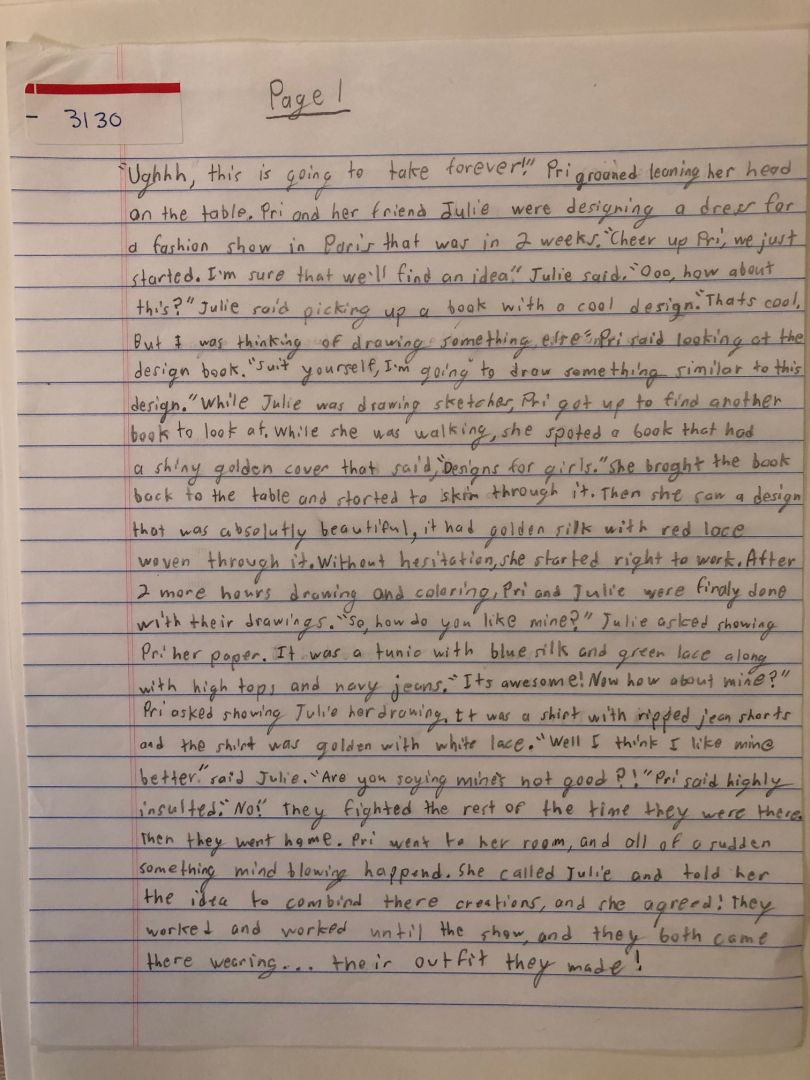
#> input picture data_management/autopreprocess_testing/data/Photo 3130 .jpg, 810 x 1080 px, found by its file name
$ jupyter execute --allow-errors autocropFunction.ipynb   (older library calls are emulated)
#> lines starting #> are read from the running program, lines starting #| are printed output that depends on the picture; after the words box and inside, x2 and y2 are one past the last pixel; in counts of white or black regions, pixels touching at a corner belong together
[cell 1]
# !pip install imutils

[cell 2]
from imutils.perspective import four_point_transform
import cv2
import numpy as np
from scipy.ndimage import filters, morphology
from skimage.draw import line
from scipy import ndimage, spatial

[cell 3]
image = cv2.imread('/home/cwhyse/BloomProj/scribble-stadium-ds/data_management/autopreprocess_testing/data/Photo 3130 .jpg')
#> image is the input picture: shape (1080, 810, 3); mean B, G, R 133.9, 146.3, 163.1
gray = cv2.cvtColor(image, cv2.COLOR_BGR2GRAY)
blur = cv2.GaussianBlur(gray, (5,5), 0)
thresh = cv2.threshold(blur, 0, 255, cv2.THRESH_BINARY + cv2.THRESH_OTSU)[1]
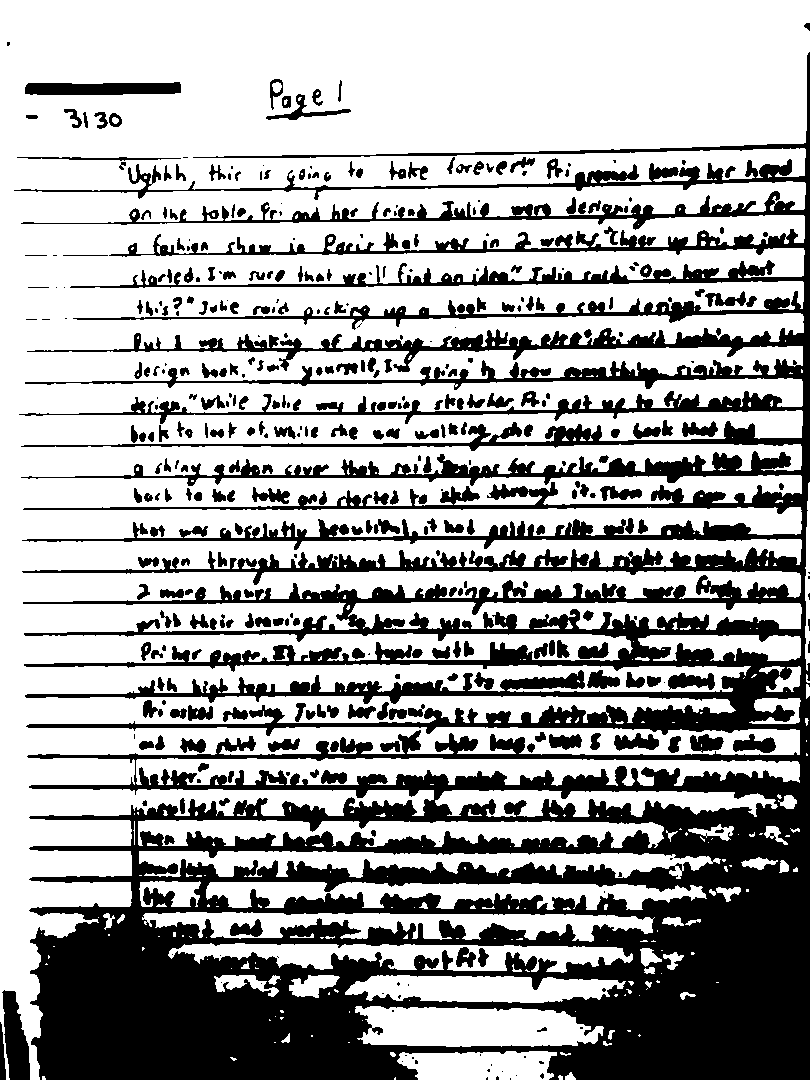
#> thresh: shape (1080, 810); 65.9% white; 408 black regions (118 under 20 px)

[cell 4]
cnts = cv2.findContours(thresh, cv2.RETR_EXTERNAL,cv2.CHAIN_APPROX_SIMPLE)
#> cnts = 379 contours, 325 with area under 20; largest, box (x1, y1, x2, y2) and area: (0, 0, 810, 1080) 484570, (136, 758, 800, 786) 11116, (138, 820, 664, 848) 8542, (139, 851, 721, 879) 8112, (355, 1006, 604, 1047) 7928
cnts = cnts[0] if len(cnts) == 2 else cnts[1]
cnts = sorted(cnts, key=cv2.contourArea, reverse=True)
displayCnt = None

[cell 5]
for c in cnts:
    # Perform contour approximation
    peri = cv2.arcLength(c, True)
    approx = cv2.approxPolyDP(c, 0.02 * peri, True)
    if len(approx) == 4:
        displayCnt = approx
        break
#> this loop made 10 passes
#> (peri, displayCnt) on pass 10: (681.8, [[345, 994], [543, 1002], [625, 981], [377, 975]])
#> (peri, approx) on passes 1, 2, 3, 4, 6, 7: (47339.1, [[0, 0], [799, 754]]), (2143.8, [[136, 760], [799, 782]]), (1560.9, [[138, 821], [663, 838]]), (1784.6, [[139, 851], [720, 859]]), (1548.2, [[142, 919], [654, 917]]), (1604.7, [[348, 616], [801, 607]])

[cell 6]
warped = four_point_transform(image, displayCnt.reshape(4, 2))

[cell 7]
cv2.imwrite("/home/cwhyse/BloomProj/scribble-stadium-ds/data_management/autopreprocess_testing/data/transformedData/Photo 3130thresh.png", thresh)
cv2.imwrite("/home/cwhyse/BloomProj/scribble-stadium-ds/data_management/autopreprocess_testing/data/transformedData/Photo 3130warped.png", warped)
cv2.imwrite("/home/cwhyse/BloomProj/scribble-stadium-ds/data_management/autopreprocess_testing/data/transformedData/Photo 3130image.png", image)
cv2.waitKey()

[cell 8]
# cv2.imshow("/home/cwhyse/BloomProj/scribble-stadium-ds/data_management/autopreprocess_testing/data/transformedData/Photo 3130thresh", thresh)
# cv2.imshow("/home/cwhyse/BloomProj/scribble-stadium-ds/data_management/autopreprocess_testing/data/transformedData/Photo 3130warped", warped)
# cv2.imshow("/home/cwhyse/BloomProj/scribble-stadium-ds/data_management/autopreprocess_testing/data/transformedData/Photo 3130image", image)

[cell 9]
from PIL import ImageChops, Image

def trim(im, border):
    bg = Image.new(im.mode, im.size, border)
    diff = ImageChops.difference(im, bg)
    bbox = diff.getbbox()
    if bbox:
        return im.crop(bbox)
    else:
        # found no content
        raise ValueError("cannot trim; image was empty")

[cell 10]
import cv2

image = cv2.imread('/home/cwhyse/BloomProj/scribble-stadium-ds/data_management/autopreprocess_testing/data/Photo 3130.jpg')

#> (a cell that did not finish here is left out)

[cell 12]
from PIL import Image

#Create an Image Object from an Image
im = Image.open('/home/cwhyse/BloomProj/scribble-stadium-ds/data_management/autopreprocess_testing/data/Photo 3130 .jpg')

#Display actual image
im.show()

#left, upper, right, lowe
#Crop
cropped = im.crop((125,150,800,975))

#Display the cropped portion
cropped.show()

#Save the cropped image
cropped.save('/home/cwhyse/BloomProj/scribble-stadium-ds/data_management/autopreprocess_testing/data/transformedData/Photo 3130cropped.png')

[cell 13]
def houghLines(img):
    w,h = img.shape
    acc=[]
    for i in range(h):
        rr,cc = line(0, i, w-1, h-i-1)
        acc.append(np.sum(img[rr, cc]))
    mi = np.argmax(acc)
    ret = np.zeros(img.shape, dtype=np.bool)
    rr,cc = line(0, mi, w-1, h-mi-1)
    ret[rr,cc]=True
    return ret

[cell 14]
def removeLines(img):
    imggray = np.mean(img, -1)
    imfft = np.fft.fft2(imggray)
    imffts = np.fft.fftshift(imfft)

    mags = np.abs(imffts)
    angles = np.angle(imffts)
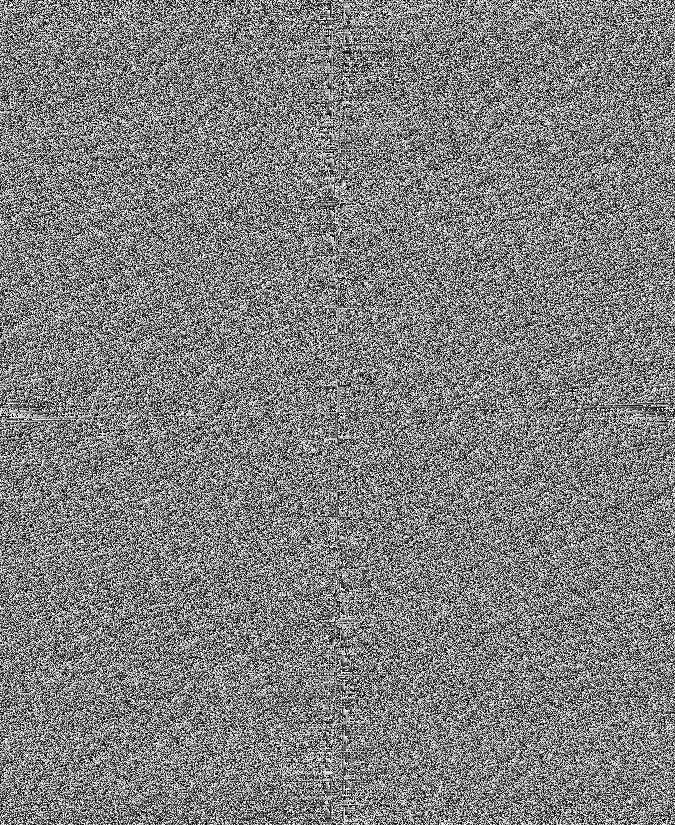
#> angles: shape (825, 675) float64; min -3.14, max 3.14, mean 3.58e-17; drawn with min black and max white

    visual = np.log(mags)
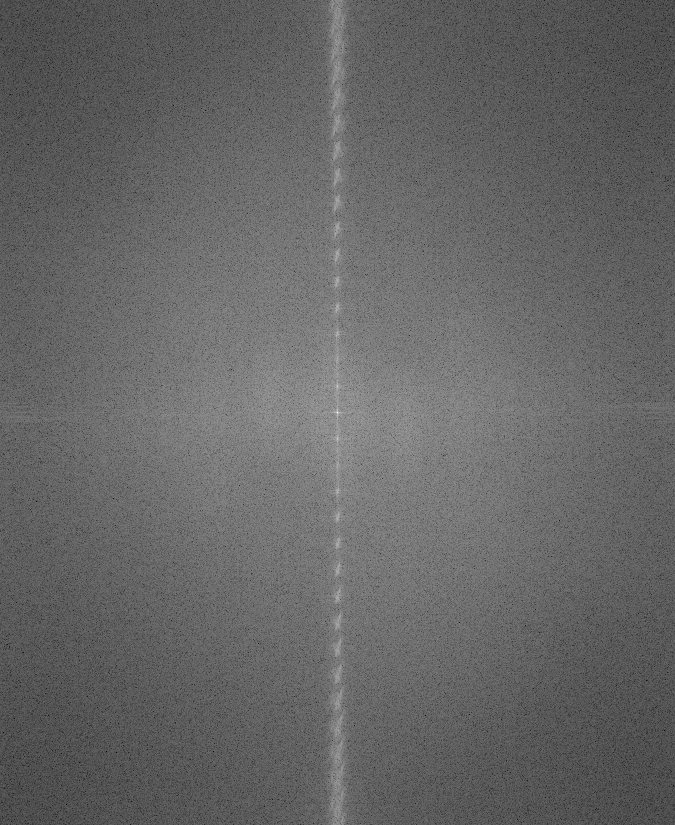
#> visual: shape (825, 675) float64; min 1.83, max 18.19, mean 8.38; drawn with min black and max white


    visual3 = np.abs(visual.astype(np.int16) - np.mean(visual))
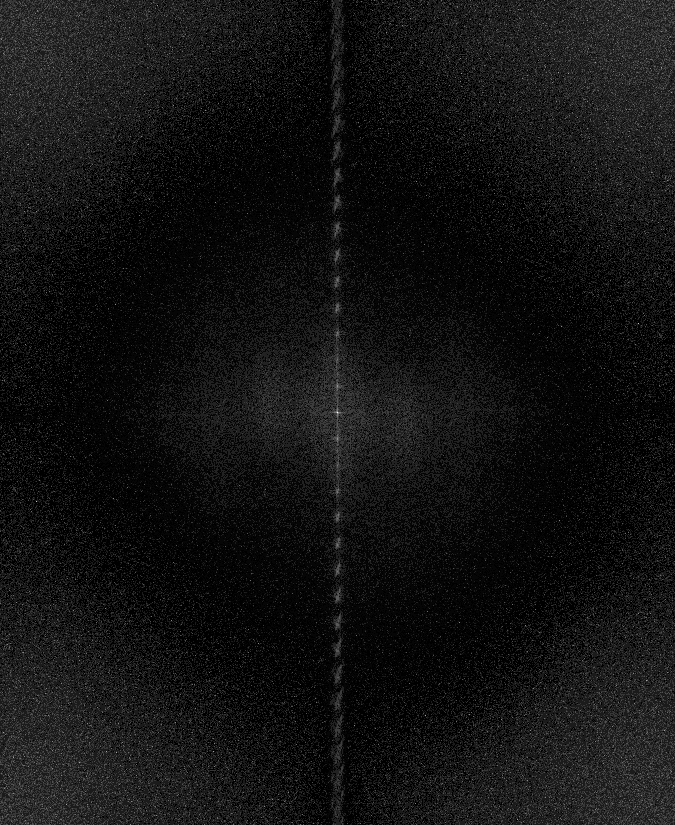
#> visual3: shape (825, 675) float64; min 0.378, max 9.62, mean 1.06; drawn with min black and max white

    ret = houghLines(visual3)
#> after the loop in houghLines, `for i in range(h):`: acc = 675 values, max 1760.4 at index 336, min 784.9 at index 398, mean 954.6
#> in houghLines, `mi = np.argmax(acc)`: mi = 336
#> in houghLines, `ret = np.zeros(img.shape, dtype=np.bool)`: ret: shape (825, 675) bool; every value is 0
#> in houghLines, `rr,cc = line(0, mi, w-1, h-mi-1)`: rr = 825 values from 0 to 824; cc = 825 values from 336 to 338
#> in houghLines, `ret[rr,cc]=True`: ret: shape (825, 675) bool; 0.15% white in thin lines or dots, all inside (x1, y1, x2, y2) = (336, 0, 339, 825)
    ret = morphology.binary_dilation(ret )
#> ret: shape (825, 675) bool; 0.44% white; 1 white region, box (x1, y1, x2, y2) and area: (335, 0, 340, 825) 2475
    ret = morphology.binary_dilation(ret )
#> ret: shape (825, 675) bool; 0.74% white; 1 white region, box (x1, y1, x2, y2) and area: (334, 0, 341, 825) 4125
    ret = morphology.binary_dilation(ret )
#> ret: shape (825, 675) bool; 1% white; 1 white region, box (x1, y1, x2, y2) and area: (333, 0, 342, 825) 5775
    ret = morphology.binary_dilation(ret )
#> ret: shape (825, 675) bool; 1.3% white; 1 white region, box (x1, y1, x2, y2) and area: (332, 0, 343, 825) 7425
    ret = morphology.binary_dilation(ret )
#> ret: shape (825, 675) bool; 1.6% white; 1 white region, box (x1, y1, x2, y2) and area: (331, 0, 344, 825) 9075
    ret = morphology.binary_dilation(ret )
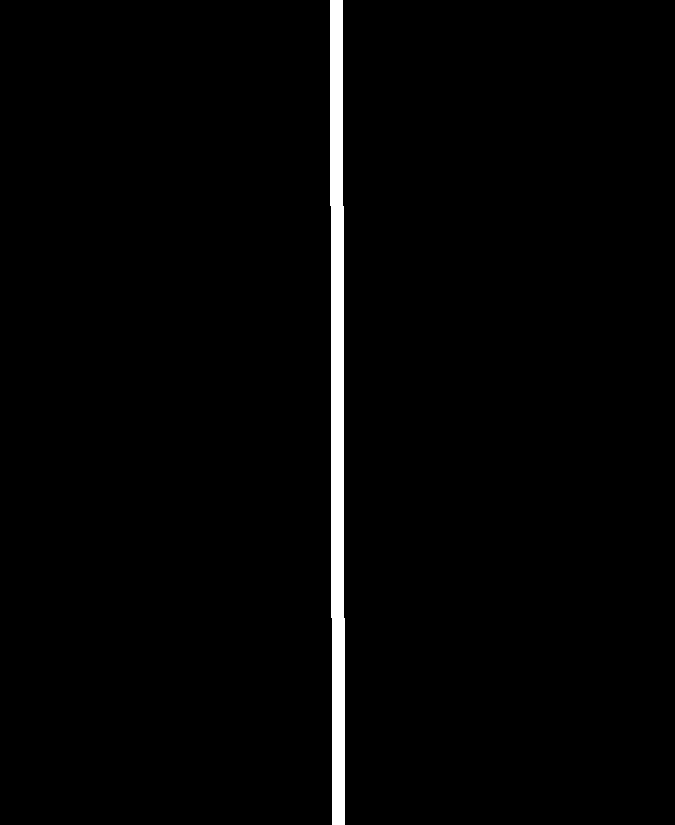
#> ret: shape (825, 675) bool; 1.9% white; 1 white region, box (x1, y1, x2, y2) and area: (330, 0, 345, 825) 10725
# [5 lines of commented-out code are left out]
    w,h=ret.shape
#> w = 825; h = 675
    ret[w//2-3:w//2+3, h//2-3:h//2+3]=False
#> ret: shape (825, 675) bool; 1.9% white; 1 white region, box (x1, y1, x2, y2) and area: (330, 0, 345, 825) 10689


    delta = np.mean(visual[ret]) - np.mean(visual)
#> delta = 1.94


    visual_blured = ndimage.gaussian_filter(visual, sigma=4)
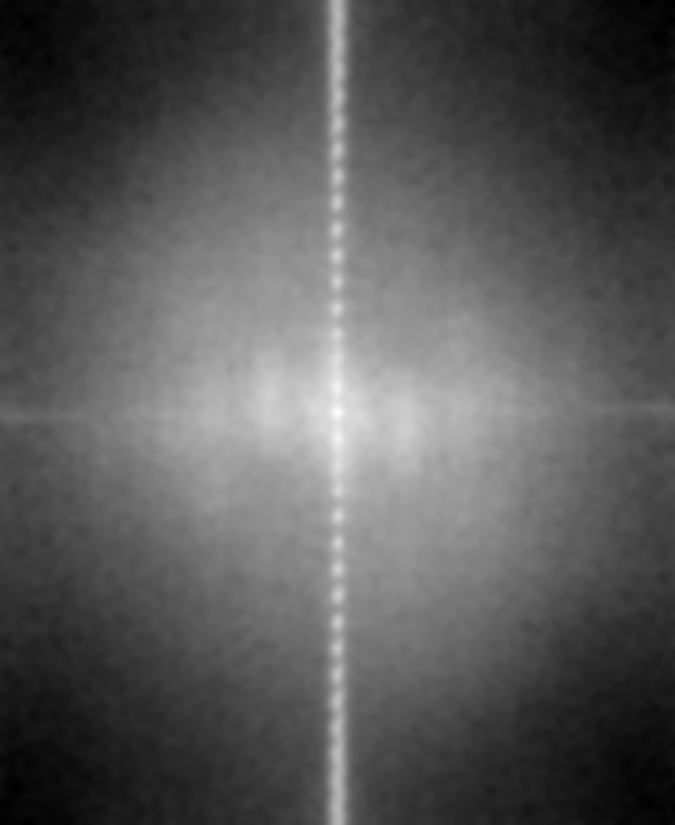
#> visual_blured: shape (825, 675) float64; min 6.64, max 11.66, mean 8.38; drawn with min black and max white


    visual[ret] =visual_blured[ret]
#> visual: shape (825, 675) float64; 1.92% of pixels changed, all inside (x1, y1, x2, y2) = (330, 0, 345, 825)


    newmagsshift = np.exp(visual)

    newffts = newmagsshift * np.exp(1j*angles)

    newfft = np.fft.ifftshift(newffts)

    imrev = np.fft.ifft2(newfft)

    newim2 =  np.abs(imrev).astype(np.uint8)
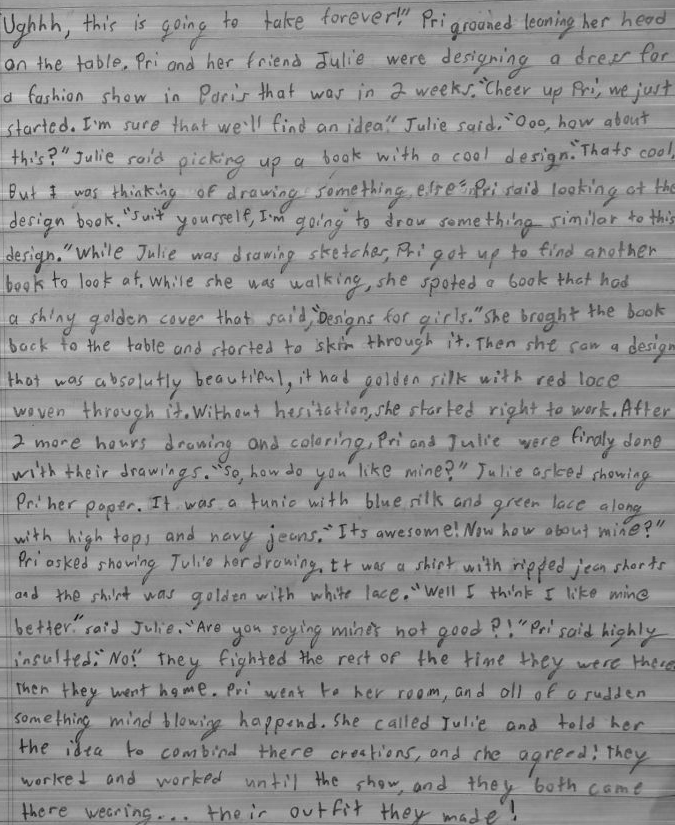
#> newim2: shape (825, 675); min 7, max 214, mean 142.2


    newim2 = np.maximum(newim2, imggray)

    return newim2

[cell 15]
crop2 = removeLines(cropped)

[cell 16]
cv2.imwrite('/home/cwhyse/BloomProj/scribble-stadium-ds/data_management/autopreprocess_testing/data/transformedData/Photo 3130crop2.png', crop2)
#> Out = True
